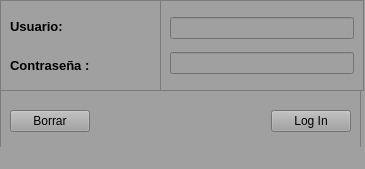
<?xml version="1.0" encoding="UTF-8"?>
<ui version="4.0">
 <class>MainView</class>
 <widget class="QMainWindow" name="MainView">
  <property name="enabled">
   <bool>true</bool>
  </property>
  <property name="geometry">
   <rect>
    <x>0</x>
    <y>0</y>
    <width>365</width>
    <height>169</height>
   </rect>
  </property>
  <property name="windowTitle">
   <string>Acceso</string>
  </property>
  <property name="windowIcon">
   <iconset>
    <normaloff>../../../logo.ico</normaloff>../../../logo.ico</iconset>
  </property>
  <property name="styleSheet">
   <string notr="true">*{
background: rgb(160, 160, 160)
}</string>
  </property>
  <widget class="QWidget" name="centralwidget">
   <widget class="QFrame" name="frame">
    <property name="geometry">
     <rect>
      <x>0</x>
      <y>0</y>
      <width>161</width>
      <height>91</height>
     </rect>
    </property>
    <property name="frameShape">
     <enum>QFrame::StyledPanel</enum>
    </property>
    <property name="frameShadow">
     <enum>QFrame::Raised</enum>
    </property>
    <layout class="QVBoxLayout" name="verticalLayout">
     <item>
      <widget class="QLabel" name="labelUser">
       <property name="font">
        <font>
         <pointsize>10</pointsize>
         <weight>75</weight>
         <bold>true</bold>
        </font>
       </property>
       <property name="text">
        <string>Usuario:</string>
       </property>
      </widget>
     </item>
     <item>
      <widget class="QLabel" name="labelPassword">
       <property name="font">
        <font>
         <pointsize>10</pointsize>
         <weight>75</weight>
         <bold>true</bold>
        </font>
       </property>
       <property name="text">
        <string>Contraseña :</string>
       </property>
      </widget>
     </item>
    </layout>
   </widget>
   <widget class="QFrame" name="frame_2">
    <property name="geometry">
     <rect>
      <x>160</x>
      <y>0</y>
      <width>204</width>
      <height>91</height>
     </rect>
    </property>
    <property name="frameShape">
     <enum>QFrame::StyledPanel</enum>
    </property>
    <property name="frameShadow">
     <enum>QFrame::Raised</enum>
    </property>
    <layout class="QVBoxLayout" name="verticalLayout_2">
     <item>
      <widget class="QLineEdit" name="textFieldUser"/>
     </item>
     <item>
      <widget class="QLineEdit" name="textFieldPassword">
       <property name="acceptDrops">
        <bool>false</bool>
       </property>
       <property name="echoMode">
        <enum>QLineEdit::Password</enum>
       </property>
      </widget>
     </item>
    </layout>
   </widget>
   <widget class="QFrame" name="frame_3">
    <property name="geometry">
     <rect>
      <x>0</x>
      <y>90</y>
      <width>361</width>
      <height>62</height>
     </rect>
    </property>
    <property name="frameShape">
     <enum>QFrame::StyledPanel</enum>
    </property>
    <property name="frameShadow">
     <enum>QFrame::Raised</enum>
    </property>
    <layout class="QHBoxLayout" name="horizontalLayout">
     <item>
      <widget class="QPushButton" name="buttonBorrar">
       <property name="enabled">
        <bool>true</bool>
       </property>
       <property name="text">
        <string>Borrar</string>
       </property>
      </widget>
     </item>
     <item>
      <spacer name="horizontalSpacer">
       <property name="orientation">
        <enum>Qt::Horizontal</enum>
       </property>
       <property name="sizeHint" stdset="0">
        <size>
         <width>40</width>
         <height>20</height>
        </size>
       </property>
      </spacer>
     </item>
     <item>
      <widget class="QPushButton" name="buttonLogin">
       <property name="enabled">
        <bool>true</bool>
       </property>
       <property name="text">
        <string>Log In</string>
       </property>
       <property name="checkable">
        <bool>false</bool>
       </property>
      </widget>
     </item>
    </layout>
   </widget>
  </widget>
  <widget class="QStatusBar" name="statusbar"/>
  <action name="tabSalir">
   <property name="text">
    <string>Salir</string>
   </property>
   <property name="shortcut">
    <string>Esc</string>
   </property>
  </action>
 </widget>
 <resources/>
 <connections>
  <connection>
   <sender>tabSalir</sender>
   <signal>triggered()</signal>
   <receiver>MainView</receiver>
   <slot>close()</slot>
   <hints>
    <hint type="sourcelabel">
     <x>-1</x>
     <y>-1</y>
    </hint>
    <hint type="destinationlabel">
     <x>96</x>
     <y>62</y>
    </hint>
   </hints>
  </connection>
  <connection>
   <sender>buttonBorrar</sender>
   <signal>clicked()</signal>
   <receiver>textFieldPassword</receiver>
   <slot>clear()</slot>
   <hints>
    <hint type="sourcelabel">
     <x>73</x>
     <y>125</y>
    </hint>
    <hint type="destinationlabel">
     <x>235</x>
     <y>63</y>
    </hint>
   </hints>
  </connection>
  <connection>
   <sender>buttonBorrar</sender>
   <signal>clicked()</signal>
   <receiver>textFieldUser</receiver>
   <slot>clear()</slot>
   <hints>
    <hint type="sourcelabel">
     <x>104</x>
     <y>119</y>
    </hint>
    <hint type="destinationlabel">
     <x>200</x>
     <y>26</y>
    </hint>
   </hints>
  </connection>
 </connections>
</ui>
